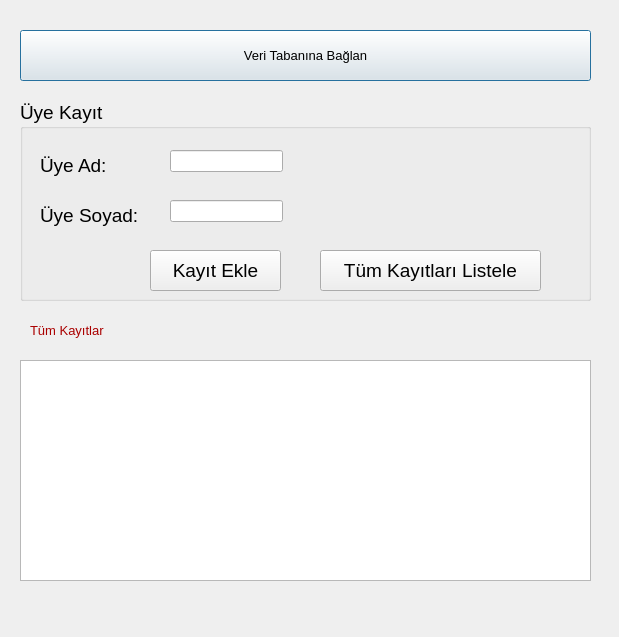
<?xml version="1.0" encoding="UTF-8"?>
<ui version="4.0">
 <class>Dialog</class>
 <widget class="QDialog" name="Dialog">
  <property name="geometry">
   <rect>
    <x>0</x>
    <y>0</y>
    <width>619</width>
    <height>637</height>
   </rect>
  </property>
  <property name="font">
   <font>
    <pointsize>10</pointsize>
   </font>
  </property>
  <property name="windowTitle">
   <string>Dialog</string>
  </property>
  <widget class="QPushButton" name="btn_baglan">
   <property name="geometry">
    <rect>
     <x>20</x>
     <y>30</y>
     <width>571</width>
     <height>51</height>
    </rect>
   </property>
   <property name="text">
    <string>Veri Tabanına Bağlan</string>
   </property>
  </widget>
  <widget class="QGroupBox" name="groupBox">
   <property name="geometry">
    <rect>
     <x>20</x>
     <y>100</y>
     <width>571</width>
     <height>201</height>
    </rect>
   </property>
   <property name="font">
    <font>
     <pointsize>14</pointsize>
    </font>
   </property>
   <property name="title">
    <string>Üye Kayıt</string>
   </property>
   <widget class="QLabel" name="label">
    <property name="geometry">
     <rect>
      <x>20</x>
      <y>50</y>
      <width>121</width>
      <height>31</height>
     </rect>
    </property>
    <property name="text">
     <string>Üye Ad:</string>
    </property>
   </widget>
   <widget class="QLabel" name="label_2">
    <property name="geometry">
     <rect>
      <x>20</x>
      <y>100</y>
      <width>121</width>
      <height>31</height>
     </rect>
    </property>
    <property name="text">
     <string>Üye Soyad:</string>
    </property>
   </widget>
   <widget class="QLineEdit" name="edt_ad">
    <property name="geometry">
     <rect>
      <x>150</x>
      <y>50</y>
      <width>113</width>
      <height>22</height>
     </rect>
    </property>
   </widget>
   <widget class="QLineEdit" name="edt_soyad">
    <property name="geometry">
     <rect>
      <x>150</x>
      <y>100</y>
      <width>113</width>
      <height>22</height>
     </rect>
    </property>
   </widget>
   <widget class="QPushButton" name="btn_ekle">
    <property name="geometry">
     <rect>
      <x>130</x>
      <y>150</y>
      <width>131</width>
      <height>41</height>
     </rect>
    </property>
    <property name="text">
     <string>Kayıt Ekle</string>
    </property>
   </widget>
   <widget class="QPushButton" name="btn_listele">
    <property name="geometry">
     <rect>
      <x>300</x>
      <y>150</y>
      <width>221</width>
      <height>41</height>
     </rect>
    </property>
    <property name="text">
     <string>Tüm Kayıtları Listele</string>
    </property>
   </widget>
  </widget>
  <widget class="QTableView" name="tableView">
   <property name="geometry">
    <rect>
     <x>20</x>
     <y>360</y>
     <width>571</width>
     <height>221</height>
    </rect>
   </property>
  </widget>
  <widget class="QLabel" name="label_3">
   <property name="geometry">
    <rect>
     <x>30</x>
     <y>320</y>
     <width>111</width>
     <height>21</height>
    </rect>
   </property>
   <property name="palette">
    <palette>
     <active>
      <colorrole role="WindowText">
       <brush brushstyle="SolidPattern">
        <color alpha="255">
         <red>170</red>
         <green>0</green>
         <blue>0</blue>
        </color>
       </brush>
      </colorrole>
     </active>
     <inactive>
      <colorrole role="WindowText">
       <brush brushstyle="SolidPattern">
        <color alpha="255">
         <red>170</red>
         <green>0</green>
         <blue>0</blue>
        </color>
       </brush>
      </colorrole>
     </inactive>
     <disabled>
      <colorrole role="WindowText">
       <brush brushstyle="SolidPattern">
        <color alpha="255">
         <red>120</red>
         <green>120</green>
         <blue>120</blue>
        </color>
       </brush>
      </colorrole>
     </disabled>
    </palette>
   </property>
   <property name="text">
    <string>Tüm Kayıtlar</string>
   </property>
  </widget>
 </widget>
 <resources/>
 <connections/>
</ui>
